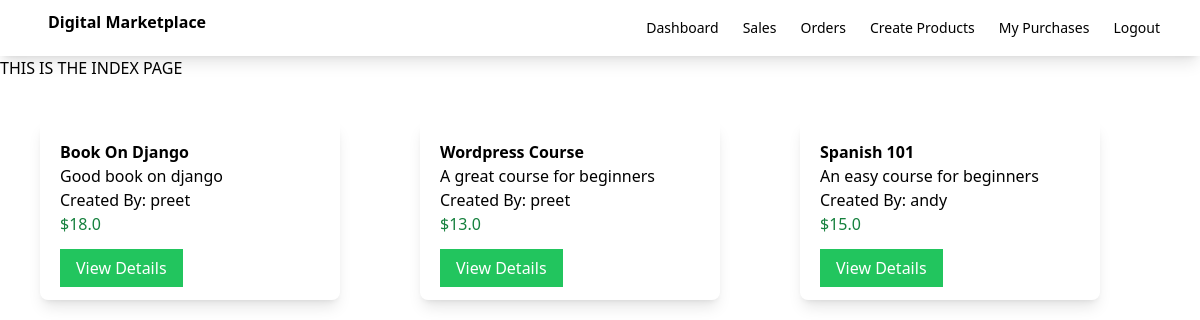
The page / on the database its author committed.
### myapp/models.py (models this page shows, shortened)
class Product(models.Model):
    seller = models.ForeignKey(User, on_delete=models.CASCADE)
    name = models.CharField(max_length=100)
    description = models.CharField(max_length=100)
    price = models.FloatField()
    file = models.FileField(upload_to='uploads')

### myapp/views.py (the view)
# urls.py: path('',views.index,name='index'),
def index(request):
    products = Product.objects.all()
    return render(request,'myapp/index.html',{'products':products})

### myapp/templates/myapp/index.html (shortened to what this page needs)
{% extends 'myapp/base.html' %}
{% block body %}
    THIS IS THE INDEX PAGE
    <div class="product-container flex">
        {% for product in products %}
        <div class="product shadow-lg w-1/4 rounded-lg m-10">
            <div class="p-5">
                <div class="font-bold">
                    {{ product.name }}
                </div>
                <div>
                    {{ product.description }}
                </div>
                <div>
                    Created By: {{ product.seller }}
                </div>
                <div class="text-green-700">
                    ${{ product.price }}
                </div>
                <div class="mt-5">
                    <a class="bg-green-500 text-white px-4 py-2" href="{% url 'detail' product.id %}">View Details</a>
                </div>
            </div>
        </div>
    {% endfor %}
    </div>
{% endblock %}

### rows shown on the page
Product: name "Book On Django", description "Good book on django", seller "preet", price "18.0"
Product: name "Wordpress Course", description "A great course for beginners", seller "preet", price "13.0"
Product: name "Spanish 101", description "An easy course for beginners", seller "andy", price "15.0"
